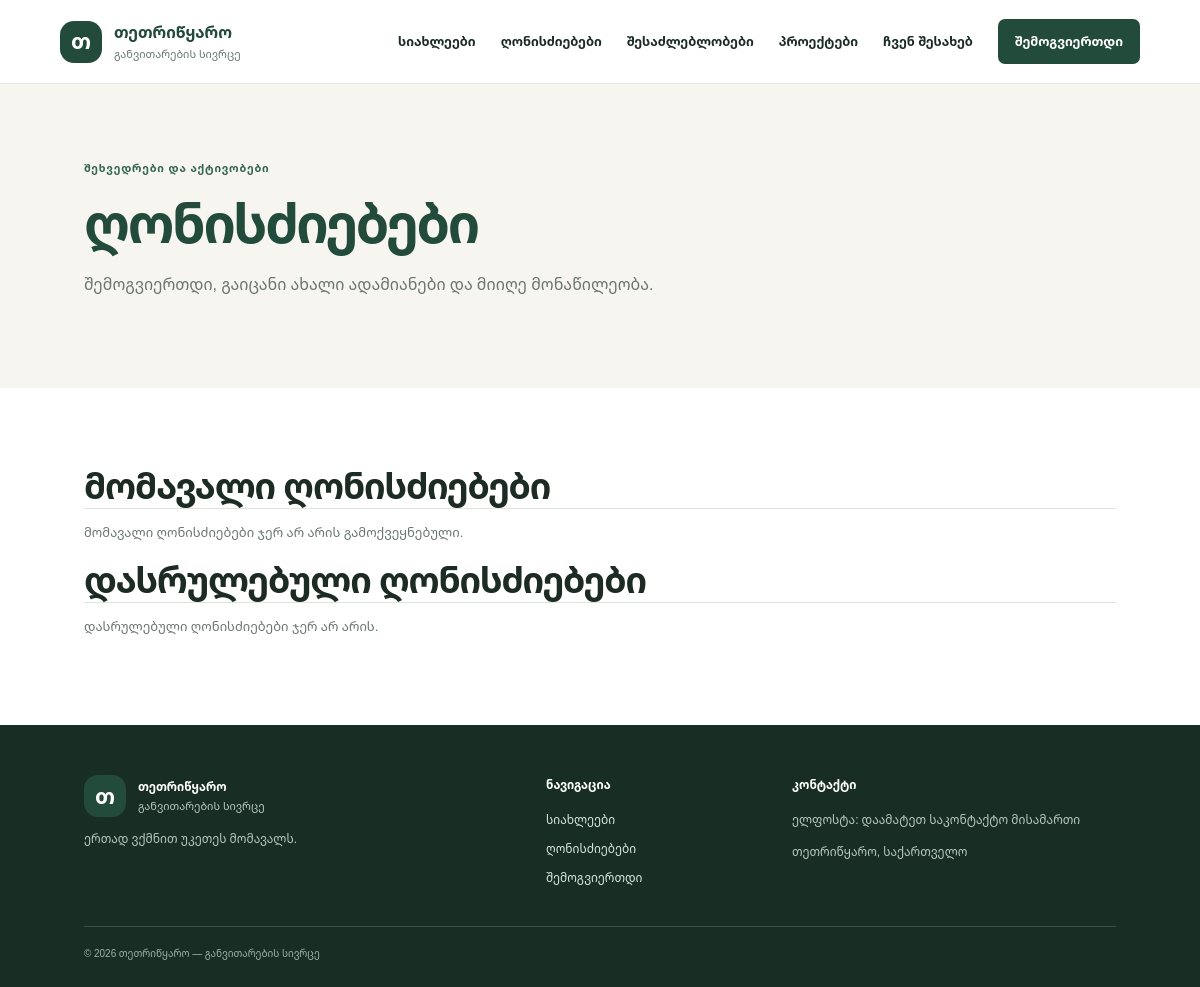
Before: /ghonisdziebebi/ with the older database file.
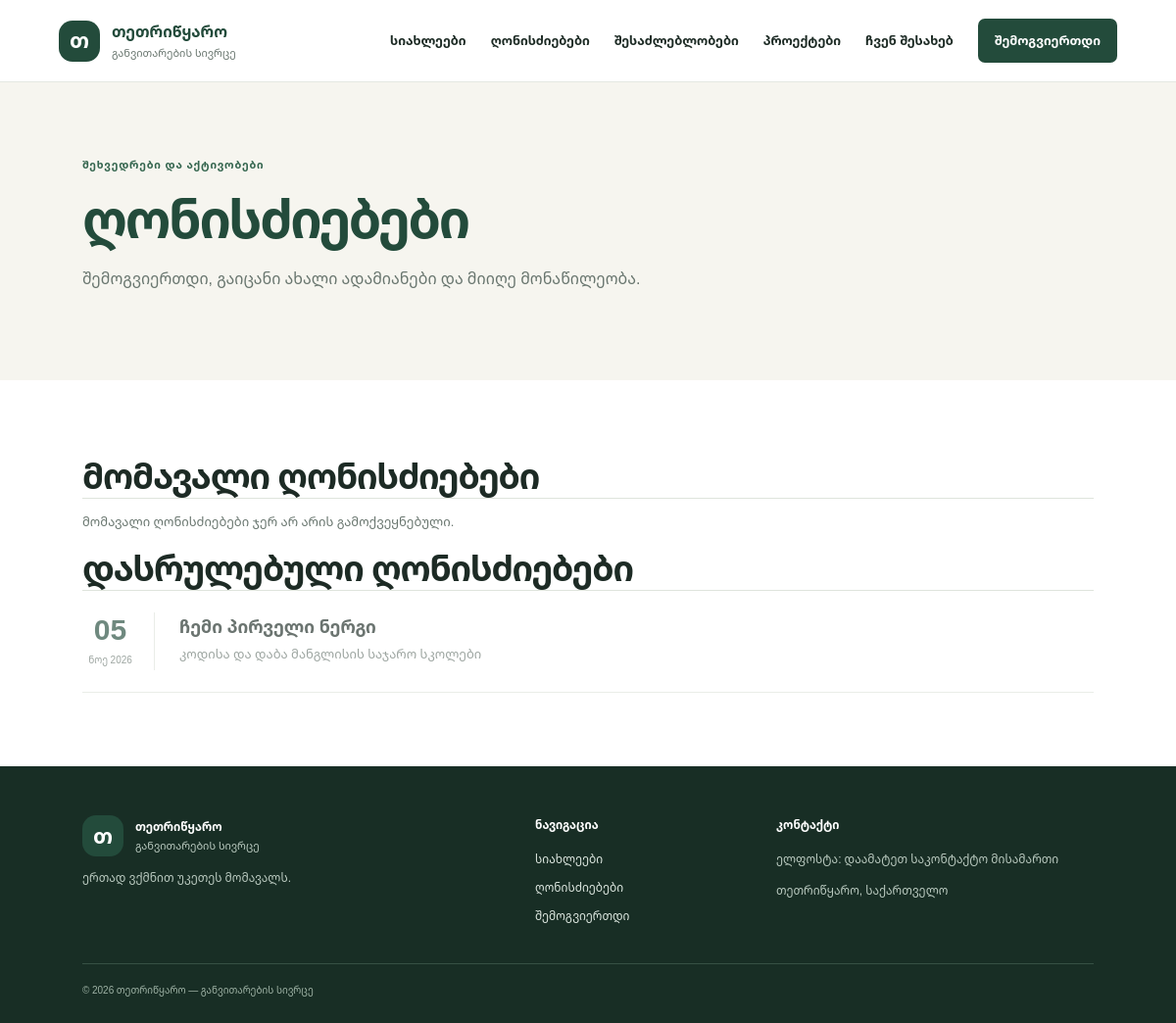
After: the same page with the newer database file.
### center/models.py (models this page shows, shortened)
class Event(models.Model):
    STATUS_CHOICES = [
        ("planned", "დაგეგმილი"),
        ("cancelled", "გაუქმებული"),
        ("completed", "დასრულებული"),
    ]
    title = models.CharField("სათაური", max_length=180)
    summary = models.CharField("მოკლე აღწერა", max_length=280)
    description = models.TextField("აღწერა")
    starts_at = models.DateTimeField("დაწყების თარიღი და დრო")
    location = models.CharField("ადგილმდებარეობა", max_length=180)
    image_url = models.URLField("ფოტოს ბმული", blank=True)
    registration_url = models.URLField("რეგისტრაციის ბმული", blank=True)
    status = models.CharField("სტატუსი", max_length=20, choices=STATUS_CHOICES, default="planned")
    class Meta:
        ordering = ["starts_at"]
        verbose_name = "ღონისძიება"
        verbose_name_plural = "ღონისძიებები"

### center/views.py (the view)
# urls.py: path("ghonisdziebebi/", views.events_list, name="events_list"),
def events_list(request):
    upcoming = Event.objects.filter(status="planned", starts_at__gte=timezone.now())
    past = Event.objects.filter(starts_at__lt=timezone.now()).exclude(status="cancelled")
    return render(request, "center/events.html", {"upcoming": upcoming, "past": past})

### templates/center/events.html
{% extends "base.html" %}{% block title %}ღონისძიებები | თეთრიწყარო{% endblock %}
{% block content %}<section class="page-hero"><span class="eyebrow">შეხვედრები და აქტივობები</span><h1>ღონისძიებები</h1><p>შემოგვიერთდი, გაიცანი ახალი ადამიანები და მიიღე მონაწილეობა.</p></section><section class="section"><h2>მომავალი ღონისძიებები</h2><div class="event-list">{% for event in upcoming %}<article class="event-row"><div class="event-date"><strong>{{ event.starts_at|date:"d" }}</strong><span>{{ event.starts_at|date:"M Y" }}</span></div><div class="event-info"><h3><a href="{% url 'event_detail' event.pk %}">{{ event.title }}</a></h3><p>{{ event.starts_at|date:"H:i" }} · {{ event.location }}</p><p>{{ event.summary }}</p></div><a class="round-link" href="{% url 'event_detail' event.pk %}">↗</a></article>{% empty %}<p class="empty">მომავალი ღონისძიებები ჯერ არ არის გამოქვეყნებული.</p>{% endfor %}</div><h2 class="subheading">დასრულებული ღონისძიებები</h2><div class="event-list">{% for event in past %}<article class="event-row past"><div class="event-date"><strong>{{ event.starts_at|date:"d" }}</strong><span>{{ event.starts_at|date:"M Y" }}</span></div><div class="event-info"><h3><a href="{% url 'event_detail' event.pk %}">{{ event.title }}</a></h3><p>{{ event.location }}</p></div></article>{% empty %}<p class="empty">დასრულებული ღონისძიებები ჯერ არ არის.</p>{% endfor %}</div></section>{% endblock %}

### templates/base.html (shortened to what this page needs)
{% load static %}
<!doctype html>
<html lang="ka">
<head>
  <link rel="stylesheet" href="{% static 'css/site.css' %}">
</head>
<body>
<header class="site-header">
  <a class="brand" href="{% url 'home' %}"><span class="brand-mark">თ</span><span>თეთრიწყარო<small>განვითარების სივრცე</small></span></a>
  <nav class="nav">
    <a href="{% url 'news_list' %}">სიახლეები</a>
    <a href="{% url 'events_list' %}">ღონისძიებები</a>
    <a href="{% url 'opportunities' %}">შესაძლებლობები</a>
    <a href="{% url 'projects' %}">პროექტები</a>
    <a href="{% url 'about' %}">ჩვენ შესახებ</a>
    <a class="nav-cta" href="{% url 'join' %}">შემოგვიერთდი</a>
  </nav>
</header>
<main>
  {% block content %}{% endblock %}
</main>
<footer class="footer">
  <div><a class="brand footer-brand" href="{% url 'home' %}"><span class="brand-mark">თ</span><span>თეთრიწყარო<small>განვითარების სივრცე</small></span></a><p>ერთად ვქმნით უკეთეს მომავალს.</p></div>
  <div><strong>ნავიგაცია</strong><a href="{% url 'news_list' %}">სიახლეები</a><a href="{% url 'events_list' %}">ღონისძიებები</a><a href="{% url 'join' %}">შემოგვიერთდი</a></div>
  <div><strong>კონტაქტი</strong><p>ელფოსტა: დაამატეთ საკონტაქტო მისამართი</p><p>თეთრიწყარო, საქართველო</p></div>
  <div class="copyright">© {% now "Y" %} თეთრიწყარო — განვითარების სივრცე</div>
</footer>
</body>
</html>

### static/css/site.css (style rules this page uses)
:root { --green:#234b3b;--green2:#35664f;--ink:#1d2b25;--muted:#69766f;--cream:#f6f5ef;--line:#e4e8e2;--white:#fff }
* { box-sizing:border-box }
html { scroll-behavior:smooth }
body { margin:0;color:var(--ink);font-family:'Noto Sans Georgian',sans-serif;background:#fff;line-height:1.65 }
a { color:inherit;text-decoration:none }
.site-header { height:84px;padding:0 max(5vw,24px);display:flex;align-items:center;justify-content:space-between;border-bottom:1px solid var(--line);background:#fff;position:relative;z-index:10 }
.brand { display:flex;align-items:center;gap:12px;font-weight:800;line-height:1.2;color:var(--green) }
.brand small { display:block;font-size:11px;font-weight:500;color:var(--muted);margin-top:5px }
.brand-mark { display:grid;place-items:center;width:42px;height:42px;border-radius:14px;background:var(--green);color:#fff;font-size:22px }
.nav { display:flex;align-items:center;gap:25px;font-size:13px;font-weight:600 }
.nav-cta { padding:12px 17px;background:var(--green);color:white;border-radius:7px }
.eyebrow { display:block;text-transform:uppercase;letter-spacing:.08em;font-size:11px;font-weight:700;color:var(--green2);margin-bottom:13px }
.hero h1,.page-hero h1 { font-size:clamp(36px,5vw,62px);line-height:1.2;letter-spacing:-.04em;margin:0 0 20px }
.section { padding:75px max(7vw,24px) }
.section h2,.section-heading h2 { font-size:clamp(25px,3vw,36px);letter-spacing:-.03em;line-height:1.25;margin:0 }
.card h3,.event-info h3,.opportunity-card h3 { font-size:18px;line-height:1.4;margin:10px 0 }
.card p,.event-info p,.opportunity-card p { font-size:13px;color:var(--muted) }
.event-list { border-top:1px solid #dfe4dc }
.event-row { display:flex;align-items:center;gap:25px;padding:22px 4px;border-bottom:1px solid #dfe4dc }
.event-date { width:70px;flex-shrink:0;text-align:center;border-right:1px solid #dfe4dc;padding-right:20px }
.event-date strong { display:block;font-size:30px;line-height:1.1;color:var(--green) }
.event-date span { font-size:10px;color:var(--muted) }
.event-info { flex:1 }
.event-info h3 { margin:0 0 5px }
.event-info p { margin:4px 0 }
.past { opacity:.65 }
.page-hero { padding:75px max(7vw,24px);background:var(--cream) }
.page-hero h1 { font-size:clamp(36px,5vw,54px);color:var(--green);margin-bottom:12px }
.page-hero p { max-width:700px;color:var(--muted) }
.subheading { margin-top:55px }
.form-note,.empty { color:var(--muted);font-size:13px }
.footer { background:#182e25;color:#dce6df;padding:50px max(7vw,24px) 25px;display:grid;grid-template-columns:2fr 1fr 1.5fr;gap:30px;font-size:12px }
.footer .brand { color:#fff }
.footer .brand small { color:#b9c9bf }
.footer strong { display:block;margin-bottom:15px;color:#fff }
.footer a:not(.brand) { display:block;margin:9px 0 }
.footer p { color:#b9c9bf }
.copyright { grid-column:1/-1;border-top:1px solid #365044;padding-top:18px;color:#9eb2a5;font-size:10px }

Changed rows visible on the page:
added Event: starts_at "05", starts_at "ნოე 2026", title "ჩემი პირველი ნერგი", location "კოდისა და დაბა მანგლისის საჯარო სკოლები"
Other visible differences:
text no longer shown: "დასრულებული ღონისძიებები ჯერ არ არის."
